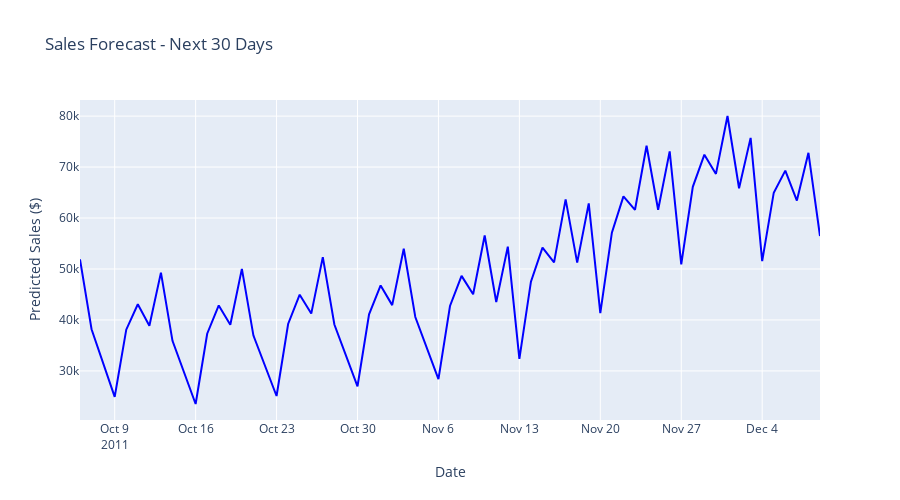

Notebook code for this chart:
### Code cell
# Cell 7: Future Forecast Visualization
# Filter to show last 60 days of actual + 30 days forecast
historical_tail = forecast_df[forecast_df['ds'] <= eval_df['ds'].max()].tail(60)
future_forecast = forecast_df[forecast_df['ds'] > eval_df['ds'].max()]

fig = go.Figure()

# Historical
fig.add_trace(go.Scatter(
    x=historical_tail['ds'],
    y=historical_tail['yhat'],
    mode='lines',
    name='Historical',
    line=dict(color='blue')
))

# Future forecast
fig.add_trace(go.Scatter(
    x=future_forecast['ds'],
    y=future_forecast['yhat'],
    mode='lines',
    name='Forecast (30 days)',
    line=dict(color='green', width=3)
))

# Confidence interval for forecast
fig.add_trace(go.Scatter(
    x=future_forecast['ds'],
    y=future_forecast['yhat_upper'],
    mode='lines',
    line=dict(width=0),
    showlegend=False
))

fig.add_trace(go.Scatter(
    x=future_forecast['ds'],
    y=future_forecast['yhat_lower'],
    mode='lines',
    line=dict(width=0),
    fillcolor='rgba(0, 255, 0, 0.2)',
    fill='tonexty',
    name='Forecast Confidence'
))

fig.update_layout(
    title='Sales Forecast - Next 30 Days',
    xaxis_title='Date',
    yaxis_title='Predicted Sales ($)',
    height=500
)

fig.show()

predicted_30day = future_forecast['yhat'].sum()
print(f"\n 30-Day Revenue Forecast: ${predicted_30day:,.2f}")
